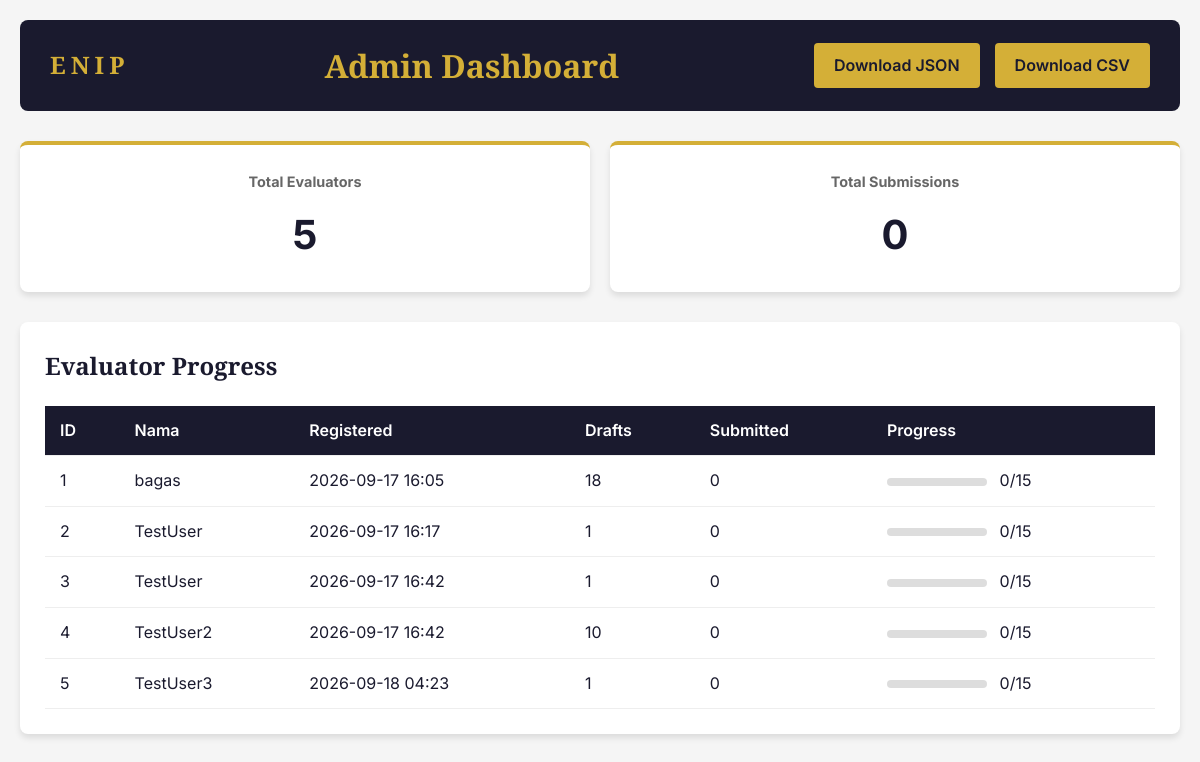
The page /admin on the database as committed earlier.
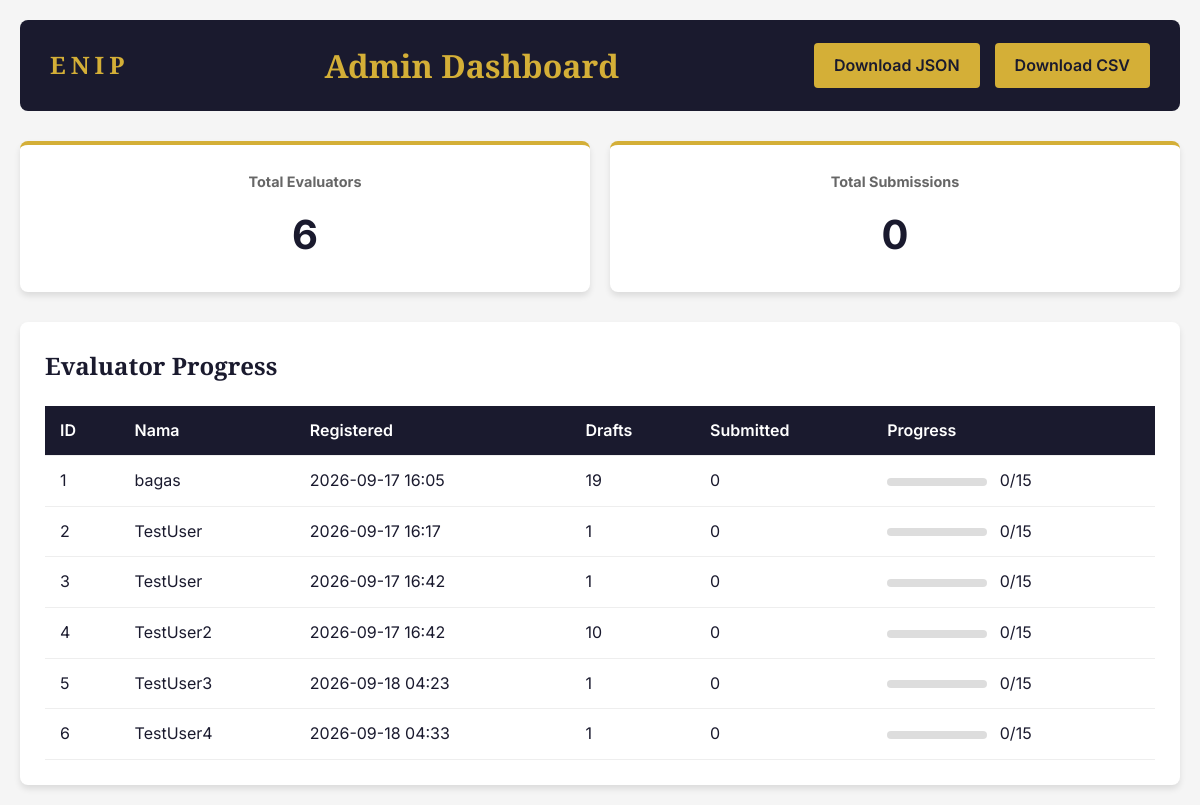
The same page on the database as committed later.
### app.py (models this page shows)
class Evaluator(db.Model):
    id = db.Column(db.Integer, primary_key=True)
    name = db.Column(db.String(100), nullable=False)
    consent_date = db.Column(db.DateTime, default=datetime.utcnow)
    consent_given = db.Column(db.Boolean, default=False)
    created_at = db.Column(db.DateTime, default=datetime.utcnow)
    evaluations = db.relationship('Evaluation', backref='evaluator', lazy=True)

### app.py (the view)
@app.route('/admin')
def admin_dashboard():
    evaluators = Evaluator.query.all()
    target = len(build_page_list())
    stats = []
    for ev in evaluators:
        total = Evaluation.query.filter_by(evaluator_id=ev.id).count()
        submitted = Evaluation.query.filter_by(evaluator_id=ev.id, is_draft=False).count()
        stats.append({
            'id': ev.id,
            'name': ev.name,
            'created_at': ev.created_at.strftime('%Y-%m-%d %H:%M') if ev.created_at else '-',
            'total': total,
            'target': target,
            'submitted': submitted
        })
    return render_template('admin.html', evaluators=stats, target=target)

### templates/admin.html (shortened to what this page needs)
{% extends "base.html" %}
{% block body_class %}admin-page{% endblock %}
{% block content %}
<div class="admin-container">
    <header class="admin-header">
        <span class="logo-small">ENIP</span>
        <h1>Admin Dashboard</h1>
        <div class="header-right">
            <a href="/admin/evaluations" class="btn-download">Download JSON</a>
            <a href="/admin/evaluations/csv" class="btn-download">Download CSV</a>
        </div>
    </header>
    <div class="admin-stats">
        <div class="stat-card">
            <h3>Total Evaluators</h3>
            <p class="stat-number">{{ evaluators|length }}</p>
        </div>
        <div class="stat-card">
            <h3>Total Submissions</h3>
            <p class="stat-number">{{ evaluators|sum(attribute='submitted') }}</p>
        </div>
    </div>
    <div class="evaluator-list">
        <h2>Evaluator Progress</h2>
        <table class="evaluator-table">
            <thead>
                <tr>
                    <th>ID</th>
                    <th>Nama</th>
                    <th>Registered</th>
                    <th>Drafts</th>
                    <th>Submitted</th>
                    <th>Progress</th>
                </tr>
            </thead>
            <tbody>
                {% for ev in evaluators %}
                <tr>
                    <td>{{ ev.id }}</td>
                    <td>{{ ev.name }}</td>
                    <td>{{ ev.created_at }}</td>
                    <td>{{ ev.total - ev.submitted }}</td>
                    <td>{{ ev.submitted }}</td>
                    <td>
                        <div class="progress-bar-small">
                        </div>
                        <span>{{ ev.submitted }}/{{ ev.target }}</span>
                    </td>
                </tr>
                {% endfor %}
            </tbody>
        </table>
    </div>
</div>
{% endblock %}

Rows that differ between the two databases and show on the page:
computed for Evaluator "bagas": total "18" → "19"
added Evaluator: id "6", name "TestUser4", created_at "2026-09-18 04:33", ev.total-ev.submitted "1", submitted "0", target "15"
Other text that changed with them:
{{ evaluators|length }}: "5" → "6"
